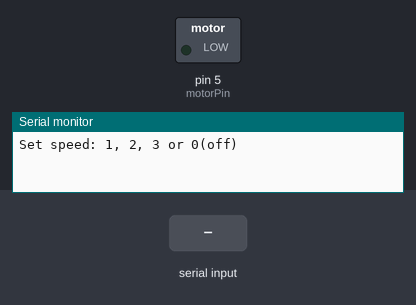
The sketch below on a simulated Arduino Uno, built with avr-gcc and run on an emulated ATmega328P. Parts: switched loads named in the sketch (green lamp = pin HIGH), the last lines printed to the serial monitor. The test bench sets the inputs (shaded band).

Above: at 1.2 s.
1.3 s: "1\n" received over Serial
At 2.1 s:
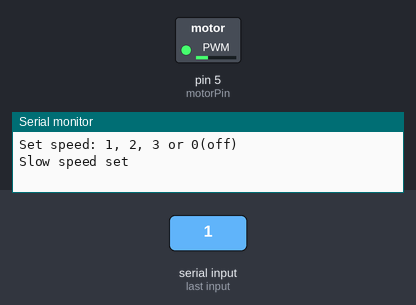
3.8 s: "2\n" received over Serial
At 4.4 s:
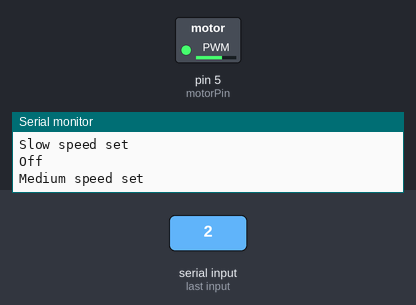
6.3 s: "3\n" received over Serial
At 7.1 s:
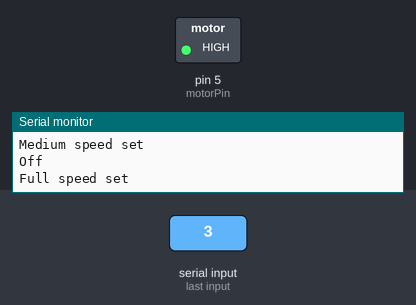
Timing chart, 0 to 9.3 s (numbered marks = the images above; inputs shaded):
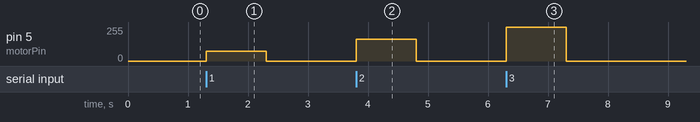

Measured:
- after the input at 1.3 s, pin 5 (motorPin): 0/255 → 75/255 at once, → 0/255 1.0 s later
- after the input at 3.8 s, pin 5 (motorPin): 0/255 → 165/255 at once, → 0/255 1.0 s later
- after the input at 6.3 s, pin 5 (motorPin): 0/255 → 255/255 at once, → 0/255 1.0 s later

The sketch:

fan.ino
```cpp
int motorPin = 5;

void setup() {
  pinMode(motorPin, OUTPUT); //Setup motor
  Serial.begin(9600);
  Serial.println("Set speed: 1, 2, 3 or 0(off)");
}


void loop() {
  if (Serial.available())   {

    int set = Serial.parseInt();

    if (set == 0) {
      Serial.println("Off");
      analogWrite(motorPin, 0);  // Off
    }
    else if (set == 1) {
      Serial.println("Slow speed set");
      analogWrite(motorPin, 75);   //Full Speed, 70 for Grove
    }
    else if (set == 2) {
      Serial.println("Medium speed set");
      analogWrite(motorPin, 165);   //Medium Speed, 120 for Grove
    }
    else if (set == 3) {
      Serial.println("Full speed set");
      analogWrite(motorPin, 255);  //Full Speed, 179 for Grove
    }
  }
}
```
